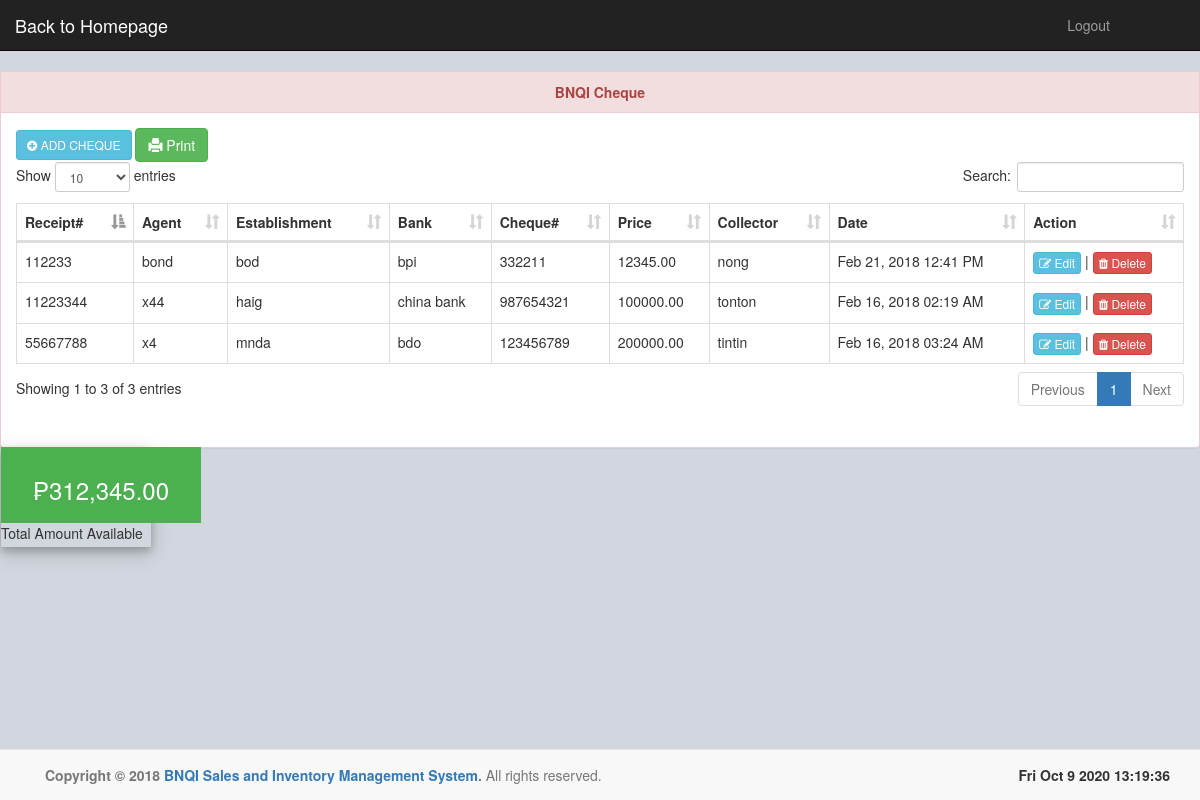
Screenshot of /pages/cheque.php with the database file from the repository.
### tables this page shows
CREATE TABLE IF NOT EXISTS `cheke` (
  `chek_id` int(11) NOT NULL AUTO_INCREMENT,
  `rx` varchar(255) DEFAULT NULL,
  `agent` varchar(255) DEFAULT NULL,
  `estab` varchar(255) DEFAULT NULL,
  `bank` varchar(255) DEFAULT NULL,
  `chekno` varchar(255) DEFAULT NULL,
  `price` decimal(11,2) DEFAULT NULL,
  `col` varchar(255) DEFAULT NULL,
  `date_ginawa` datetime DEFAULT NULL,
  PRIMARY KEY (`chek_id`)
);

### pages/cheque.php (the view, shortened to what this page needs)
<?php
include '../connection/db.php';
?>
<!DOCTYPE html>
<html>
<head>
	<?php include 'includes/head.php'; ?>
   <link rel="stylesheet" type="text/css" href="../datatables/media/css/dataTables.bootstrap.min.css">
</head>
<body>
<?php include 'includes/nav.php'; ?>
<div class="panel panel-danger">
	<div class="panel-heading"><center><strong>BNQI Cheque</strong></center></div>
	<div class="panel-body">
	<a class="btn btn-info btn-sm hidden-print" href="addcheckform.php"><i class="fa fa-plus-circle"></i> ADD CHEQUE</a>
	<a class = "btn btn-success btn-print hidden-print" href = "" onclick = "window.print()"><i class ="glyphicon glyphicon-print"></i> Print</a>
		<div class="table table-fluid">
			<table class="table table-bordered" id="cheke">
				<thead>
					<tr>
						<th>Receipt#</th>
						<th>Agent</th>
						<th>Establishment</th>
						<th>Bank</th>
						<th>Cheque#</th>
						<th>Price</th>
						<th>Collector</th>
						<th>Date</th>
						<th class="hidden-print">Action</th>
					</tr>
				</thead>
				<tbody>
				<?php
				$nquery = $con->query("SELECT * from cheke");
				 while ($row = $nquery->fetch_array()) { ?>
					<tr id="<?php echo $row['chek_id']; ?>">
						<td data-target="rx"><?php echo $row['rx']; ?></td>
						<td data-target="agent"><?php echo $row['agent']; ?></td>
						<td data-target="estab"><?php echo $row['estab']; ?></td>
						<td data-target="bank"><?php echo $row['bank']; ?></td>
						<td data-target="chekno"><?php echo $row['chekno']; ?></td>
						<td data-target="price"><?php echo $row['price']; ?></td>
						<td data-target="col"><?php echo $row['col']; ?></td>
						<td><?php echo date('M d, Y h:i A',strtotime($row['date_ginawa'])); ?></td>
						<td class="hidden-print"><button type="button"  name="edit" data-id="<?php echo $row['chek_id']; ?>" class="btn btn-info btn-xs edit_prod" data-toggle="modal" data-target="#edit"><i class="fa fa-edit"></i> Edit</button> | <button type="button" name="delete" value="Delete" id="<?php echo $row['chek_id']; ?>" class="btn btn-danger btn-xs delete_prod"><i class="fa fa-trash"></i> Delete</button></td>
					</tr>
					<?php } ?>
				</tbody>
			</table>
		</div>
	</div>
	<?php
	$total = mysqli_query($con, "SELECT sum(price) as maniga from cheke");
	$row = $total->fetch_assoc();
	echo "<div class='card pull-left' style='margin-right:70px'>
				<div class='total' style='width:200px'>
					<h3>₱".number_format($row['maniga'],2)."</h3>
				</div>
				<div class='label-down' style='width:200px'>
					<p style='text-align:left'>Total Amount Available</p>
				</div>
		  </div>";
	?>
</div>
<?php include 'includes/footer.php'; ?>
</body>
</html>

### pages/css/acordian2.css (style rules this page uses)
* { margin:0; padding:0; }
body { background: white; }

### pages/css/bnqi.css (style rules this page uses)
body { background: #d2d6de; }
.card { width: 150px; height: 100px; box-shadow: 0 4px 8px 0 rgba(0, 0, 0, 0.2), 0 6px 20px 0 rgba(0, 0, 0, 0.19); text-align: center; }
.total { background-color: #4CAF50; color: white; padding: 10px; font-size: 35px; }

### rows the page displays
cheke: rx "11223344", agent "x44", estab "haig", bank "china bank", chekno "987654321", price "100000.00", col "tonton", date_ginawa "Feb 16, 2018 02:19 AM"
cheke: rx "55667788", agent "x4", estab "mnda", bank "bdo", chekno "123456789", price "200000.00", col "tintin", date_ginawa "Feb 16, 2018 03:24 AM"
cheke: rx "112233", agent "bond", estab "bod", bank "bpi", chekno "332211", price "12345.00", col "nong", date_ginawa "Feb 21, 2018 12:41 PM"

### other values shown
$row['maniga'] "312,345.00"
